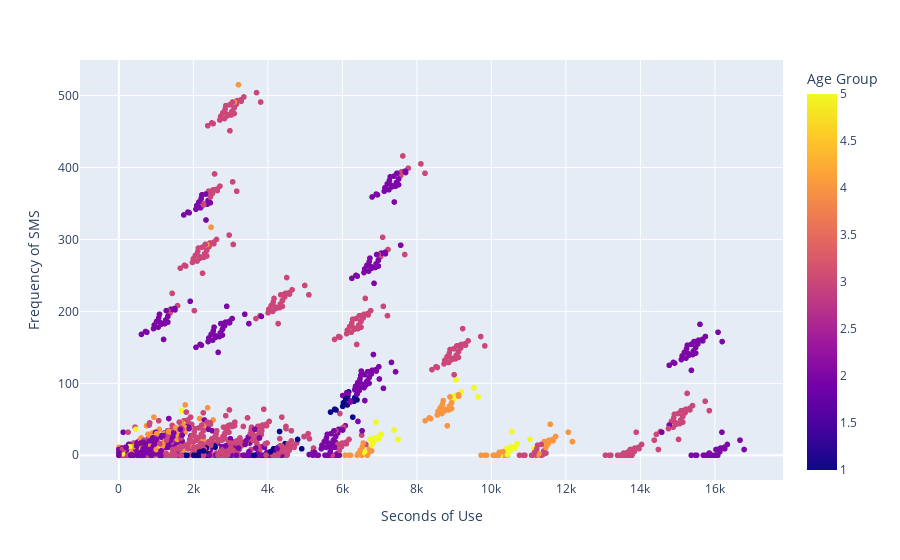

Source (notebook cell):
### Code cell
plt.figure(figsize=(7,7))
fig=px.scatter(data_frame=df,x="Seconds of Use",y="Frequency of SMS",color="Age Group",)
fig.show()

### Figure 1 — Plotly figure (JSON) as saved in the notebook; plotly's stock layout.template omitted (floating-point values rounded to 4 significant figures; data arrays with more than 128 entries replaced by an {"elided": "..."} marker saying what was removed)
{"data": [{"hovertemplate": "Seconds of Use=%{x}<br>Frequency of SMS=%{y}<br>Age Group=%{marker.color}<extra></extra>", "legendgroup": "", "marker": {"color": {"elided": "1428 int values"}, "coloraxis": "coloraxis", "symbol": "circle"}, "mode": "markers", "name": "", "showlegend": false, "type": "scattergl", "x": {"elided": "1428 int values"}, "xaxis": "x", "y": {"elided": "1428 int values"}, "yaxis": "y"}], "layout": {"coloraxis": {"colorbar": {"title": {"text": "Age Group"}}, "colorscale": [[0, "#0d0887"], [0.1111, "#46039f"], [0.2222, "#7201a8"], [0.3333, "#9c179e"], [0.4444, "#bd3786"], [0.5556, "#d8576b"], [0.6667, "#ed7953"], [0.7778, "#fb9f3a"], [0.8889, "#fdca26"], [1, "#f0f921"]]}, "legend": {"tracegroupgap": 0}, "margin": {"t": 60}, "xaxis": {"anchor": "y", "domain": [0, 1], "title": {"text": "Seconds of Use"}}, "yaxis": {"anchor": "x", "domain": [0, 1], "title": {"text": "Frequency of SMS"}}}}
